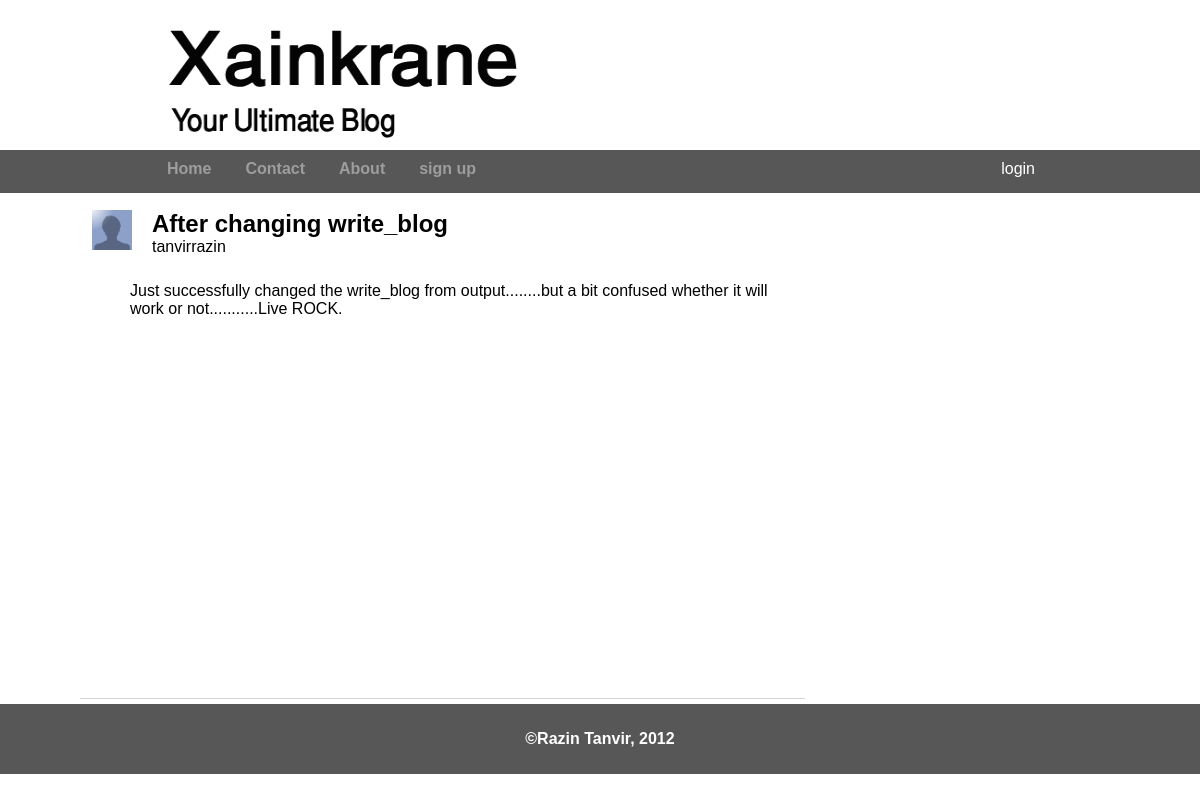
The page /core/detail_blog.php?bid=10 on the database its author committed.
### tables this page shows
CREATE TABLE IF NOT EXISTS `blogs` (
  `id` int(11) NOT NULL AUTO_INCREMENT,
  `user_id` int(11) NOT NULL,
  `headline` text NOT NULL,
  `body` text NOT NULL,
  PRIMARY KEY (`id`)
);

### includes/database.php (called while the page is built, shortened)
<?php
    class Database {
        public function __construct(){
            $this->connection = mysql_connect(DB_SERVER,DB_USER,DB_PASS);
        }
        public function find_blog_by_id($id){
            $query = "SELECT * FROM blogs WHERE id={$id} LIMIT 1 ";
            $this->resultSet = mysql_query($query);
            if(isset($this->resultSet)){
                $blog = mysql_fetch_array($this->resultSet);
                $user_res = mysql_query("SELECT username FROM users WHERE id={$blog['user_id']} ");
                $user = mysql_fetch_array($user_res);
                $blog['username'] = $user['username'];
                return $blog;
            } else {
                return null;
            }
        }
    }
    $dbase = new Database();

### core/detail_blog.php (the view, shortened to what this page needs)
<?php
    require_once("../includes/database.php");
    $blog = array();
    if(isset($_GET['bid'])){
        $blog['bid'] = $_GET['bid'];
    } else {
        header("Location: home.php");
    }
    if(isset($blog['bid'])){
        $blog = $dbase->find_blog_by_id($blog['bid']);
    }
?>
<?php require_once("../view/header.php"); ?>
<?php require_once("navigation.php"); ?>
<?php
    $display = '
        <div id="blogs">
            <div class="blog_detail" >
                    <div class="blog_head" >
                        <img class="blog_bullet" src="../resource/images/default_prof_pic.png" width="40px" height="40px" />
                        <div class="blog_sub" >
                            <h2>';
    $display.= htmlentities($blog["headline"]);
    $display.= '</h2>
                            <p>';
    $display.= htmlentities($blog["username"]);
    $display.= '</p>
                        </div>
                    </div>
                    <div id="blog_detail_text" >';
    $display.= '<p>'.htmlentities($blog["body"]).'</p>';
        $display.= '</div>
                </div></div>';
    echo $display;
?>
<?php require_once("../view/footer.php"); ?>

### resource/main.css (style rules this page uses)
* { padding: 0; margin: 0; font-family:Trebuchet MS,Liberation Sans,DejaVu Sans,sans-serif; }
#blogs { float: left; width: 69%; padding: 5px; }
.blog_detail { width: 100%; height: 500px; border-bottom: 1px solid #D7D7D7; }
.blog_head { padding: 12px; width: 100%; height: 45px; }
.blog_bullet { float:left; }
.blog_sub { padding: 0px 10px 10px 20px; float:left; }
#blog_detail_text { padding:15px 5px 15px 50px; }

### rows shown on the page
blogs: headline "After changing write_blog tanvirrazin", body "Just successfully changed the write_blog from output........but a bit confused whether it will work or not...........Live ROCK."
